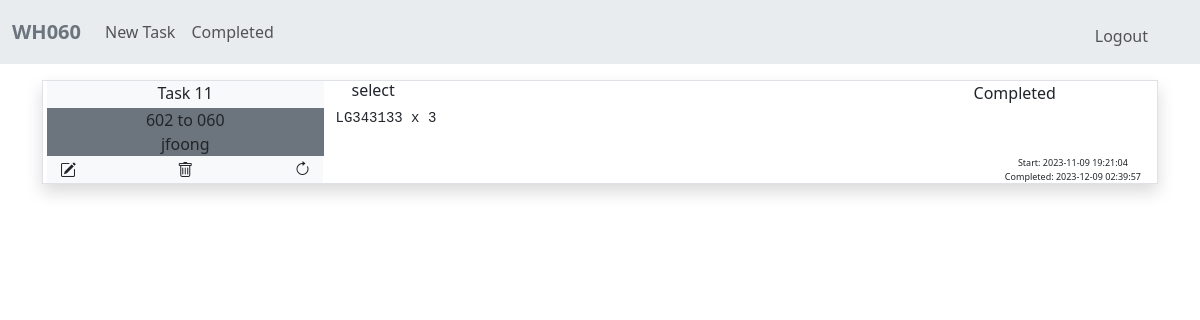
/completed (signed in), run on an earlier commit of the app's database.
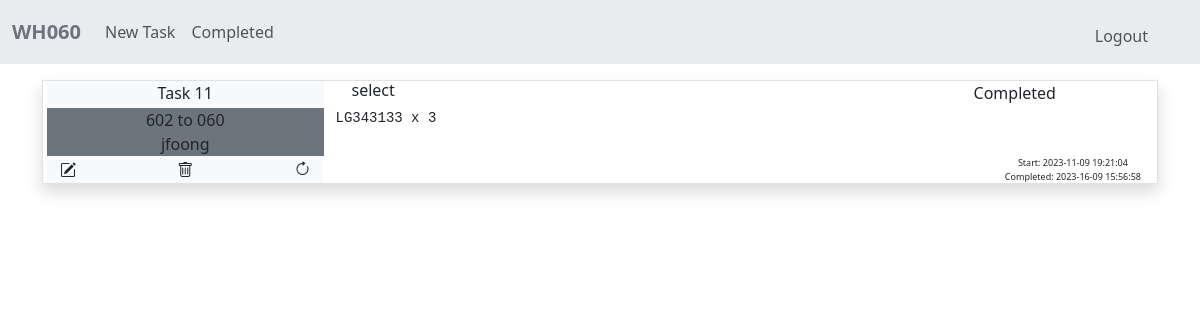
And on a later commit of the database.
### tables this page shows
CREATE TABLE tasks (task_id INTEGER PRIMARY KEY AUTOINCREMENT NOT NULL, user_id INTEGER NOT NULL, task_name TEXT NOT NULL, reference TEXT NOT NULL, task TEXT NOT NULL, datetime DATETIME, status TEXT DEFAULT "To do", completed_datetime DATETIME, FOREIGN KEY (user_id) REFERENCES users(id));

CREATE TABLE users (id INTEGER PRIMARY KEY AUTOINCREMENT NOT NULL, username TEXT NOT NULL);

### app.py (the view)
@app.route("/completed", methods=["POST", "GET"])
@login_required
def completed():
    if request.method == "POST":
        task_id = request.form.get("task_id")
        conn = sqlite3.connect(my_file)
        cur = conn.cursor()
        cur.execute(
            "UPDATE tasks SET status = 'To do', completed_datetime = ? WHERE task_id = ?", (None, task_id)
        )
        flash("Task " + task_id + " Status changed to To do")
        conn.commit()
        cur.close()
        conn.close()
        return redirect("/")
    else:
        conn = sqlite3.connect(my_file)
        conn.row_factory = sqlite3.Row
        cur = conn.cursor()
        cur.execute(
            "SELECT * FROM tasks JOIN users ON id = user_id WHERE status = 'Completed'"
        )
        completed_tasks = cur.fetchall()
        cur.close()
        conn.close()
        return render_template("completed.html", completed_tasks=completed_tasks)

### app.py (called while the page is built)
@app.after_request
def after_request(response):
    response.headers["Cache-Control"] = "no-cache, no-store, must-revalidate"
    response.headers["Expires"] = 0
    response.headers["Pragma"] = "no-cache"
    return response

### helpers.py (called while the page is built)
def login_required(f):
    @wraps(f)
    def decorated_function(*args, **kwargs):
        if session.get("user_id") is None:
            return redirect("/login")
        return f(*args, **kwargs)
    return decorated_function

### templates/completed.html (shortened to what this page needs)
{% extends "layout.html" %}
{% block main %}
  {% for task in completed_tasks %}
  <div class="container px-3 my-3 border shadow text-center">
    <div class="row no-gutters">
      <div class="col-3 bg-light">
        <span>Task {{ task.task_id }}</span>
      </div>
      <div class="col">
        <h6 class="text-start mx-3">{{ task.reference }}</h6>
      </div>
      <div class="col-3">
        <span>{{ task.status }}</span>
      </div>
    </div>
    <div class="row no-gutters">
        <div class="col-3 bg-secondary">
            <span>{{ task.task_name }}</span><br>
            <span>{{ task.username }}</span>
        </div>
       <div class="col-6 text-start">
          <pre style="white-space: pre-line">
            {{ task.task }}
          </pre>
       </div>
       <div class="col-3">
       </div>
    </div>
    <div class="row no-gutters p-0">
        <div class="col-1 bg-light d-flex justify-content-start">
          <form action="/edittask" method="get">
          <button type="submit" class="btn m-0 p-0" name=task_id value="{{ task.task_id }}"><i class="bi bi-pencil-square"></i></button>
          </form>
        </div>
        <div class="col-1 bg-light d-flex justify-content-center">
          <button type="button" class="btn m-0 p-0" data-bs-toggle="modal" data-bs-target="#confirmdelete"><i class="bi bi-trash"></i></button>
        </div>
        <div class="col-1 bg-light d-flex justify-content-end">
          <form action="/completed" method="post">
          <button type="submit" class="btn m-0 p-0 d-flex flex-row-reverse" name=task_id value="{{ task.task_id }}"><i class="bi bi-arrow-clockwise"></i></button>
          </form>
        </div>
        <div class="col-6">
        </div>
        <div class="col-3 d-flex justify-content-end">
          <span style="font-size: xx-small;">Start: {{ task.datetime }}<br>
          Completed: {{ task.completed_datetime }}
          </span>
        </div>
    </div>
    </div>
  {% endfor %}
{% endblock %}

What changed in the data, as far as the page shows it:
changed tasks "select": completed_datetime "2023-12-09 02:39:57" → "2023-16-09 15:56:58"
